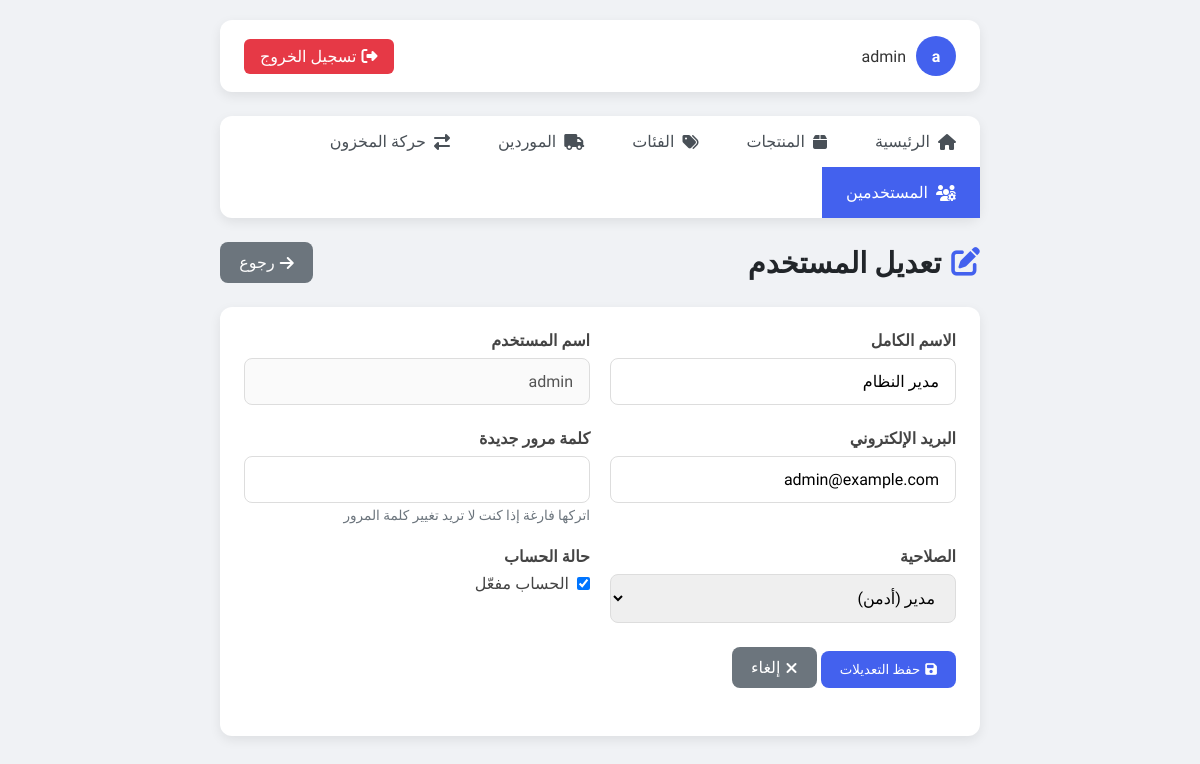
Page /edit_user.php?id=1 (signed in) on the committed database.
### tables this page shows
CREATE TABLE IF NOT EXISTS users (
    id INT AUTO_INCREMENT PRIMARY KEY,
    username VARCHAR(100) NOT NULL UNIQUE,
    password VARCHAR(255) NOT NULL,
    full_name VARCHAR(150) NOT NULL,
    email VARCHAR(150),
    role ENUM('admin', 'merchant') NOT NULL DEFAULT 'merchant',
    is_active TINYINT(1) NOT NULL DEFAULT 1,
    created_at TIMESTAMP DEFAULT CURRENT_TIMESTAMP,
    updated_at TIMESTAMP DEFAULT CURRENT_TIMESTAMP ON UPDATE CURRENT_TIMESTAMP
);

### edit_user.php (the view, shortened to what this page needs)
<?php
include "config.php";
$id = (int)$_GET['id'];
$sql = "SELECT * FROM users WHERE id = $id";
$result = mysqli_query($conn, $sql);
$user = mysqli_fetch_assoc($result);
?>
<!DOCTYPE html>
<html lang="ar" dir="rtl">
<head>
    <link rel="stylesheet" href="https://cdnjs.cloudflare.com/ajax/libs/font-awesome/6.4.0/css/all.min.css">
</head>
<body>
    <div class="container">
        <div class="topbar">
            <div class="user-info">
                <div class="avatar"><?php echo substr($_SESSION["username"], 0, 1); ?></div>
                <span><?php echo $_SESSION["username"]; ?></span>
            </div>
            <a href="logout.php" class="logout-btn"><i class="fas fa-sign-out-alt"></i> تسجيل الخروج</a>
        </div>
        <div class="nav">
            <a href="index.php"><i class="fas fa-home"></i> الرئيسية</a>
            <a href="products.php"><i class="fas fa-box"></i> المنتجات</a>
            <a href="categories.php"><i class="fas fa-tags"></i> الفئات</a>
            <a href="suppliers.php"><i class="fas fa-truck"></i> الموردين</a>
            <a href="stock_movements.php"><i class="fas fa-exchange-alt"></i> حركة المخزون</a>
            <a href="users.php" class="active"><i class="fas fa-users-cog"></i> المستخدمين</a>
        </div>
        <div class="page-header">
            <h1 class="page-title"><i class="fas fa-edit"></i> تعديل المستخدم</h1>
            <a href="users.php" class="btn" style="background: #6c757d; color: white;"><i class="fas fa-arrow-right"></i> رجوع</a>
        </div>
        <div class="form-container">
            <form action="edit_user.php?id=<?php echo $id; ?>" method="post">
                <div class="form-row">
                    <div class="form-col">
                        <div class="form-group">
                            <label for="full_name">الاسم الكامل</label>
                            <input type="text" class="form-control" id="full_name" name="full_name" value="<?php echo $user['full_name']; ?>" required>
                        </div>
                    </div>
                    <div class="form-col">
                        <div class="form-group">
                            <label>اسم المستخدم</label>
                            <input type="text" class="form-control" value="<?php echo $user['username']; ?>" disabled>
                        </div>
                    </div>
                </div>
                <div class="form-row">
                    <div class="form-col">
                        <div class="form-group">
                            <label for="email">البريد الإلكتروني</label>
                            <input type="email" class="form-control" id="email" name="email" value="<?php echo $user['email']; ?>">
                        </div>
                    </div>
                    <div class="form-col">
                        <div class="form-group">
                            <label for="password">كلمة مرور جديدة</label>
                            <input type="password" class="form-control" id="password" name="password">
                            <div class="hint">اتركها فارغة إذا كنت لا تريد تغيير كلمة المرور</div>
                        </div>
                    </div>
                </div>
                <div class="form-row">
                    <div class="form-col">
                        <div class="form-group">
                            <label for="role">الصلاحية</label>
                            <select class="form-control" id="role" name="role" required>
                                <option value="admin" <?php echo $user['role'] === 'admin' ? 'selected' : ''; ?>>مدير (أدمن)</option>
                            </select>
                        </div>
                    </div>
                    <div class="form-col">
                        <div class="form-group">
                            <label>حالة الحساب</label>
                            <div class="form-check">
                                <input type="checkbox" id="is_active" name="is_active" value="1" <?php echo $user['is_active'] ? 'checked' : ''; ?>>
                                <label for="is_active" style="margin: 0; font-weight: 400;">الحساب مفعّل</label>
                            </div>
                        </div>
                    </div>
                </div>
                <div class="form-group">
                    <button type="submit" class="btn btn-primary"><i class="fas fa-save"></i> حفظ التعديلات</button>
                    <a href="users.php" class="btn" style="background: #6c757d; color: white;"><i class="fas fa-times"></i> إلغاء</a>
                </div>
            </form>
        </div>
    </div>
</body>
</html>

### edit_user.php (style rules this page uses)
:root { --primary: #4361ee; --secondary: #3f37c9; --success: #4cc9f0; --info: #4895ef; --warning: #f72585; --danger: #e63946; --light: #f8f9fa; --dark: #212529; --background: #f0f2f5; --card-shadow: 0 4px 12px rgba(0, 0, 0, 0.08); }
* { margin: 0; padding: 0; box-sizing: border-box; font-family: 'Tajawal', sans-serif; }
body { background-color: var(--background); color: #333; min-height: 100vh; }
.container { max-width: 800px; margin: 0 auto; padding: 20px; }
.topbar { background-color: white; border-radius: 12px; padding: 1rem 1.5rem; margin-bottom: 1.5rem; display: flex; justify-content: space-between; align-items: center; box-shadow: var(--card-shadow); }
.user-info { display: flex; align-items: center; }
.user-info .avatar { width: 40px; height: 40px; background-color: var(--primary); border-radius: 50%; display: flex; align-items: center; justify-content: center; color: white; margin-left: 10px; font-weight: bold; }
.logout-btn { background-color: var(--danger); color: white; padding: 0.5rem 1rem; border-radius: 6px; text-decoration: none; display: flex; align-items: center; transition: all 0.3s; }
.logout-btn i { margin-left: 5px; }
.nav { display: flex; flex-wrap: wrap; background: white; border-radius: 12px; margin-bottom: 1.5rem; box-shadow: var(--card-shadow); }
.nav a { padding: 1rem 1.5rem; text-decoration: none; color: #495057; font-weight: 500; transition: all 0.3s; display: flex; align-items: center; }
.nav a:hover, .nav a.active { background-color: var(--primary); color: white; }
.nav a i { margin-left: 8px; }
.page-header { display: flex; justify-content: space-between; align-items: center; margin-bottom: 1.5rem; }
.page-title { font-size: 1.8rem; color: var(--dark); display: flex; align-items: center; }
.page-title i { margin-left: 10px; color: var(--primary); }
.btn { padding: 0.7rem 1.2rem; border-radius: 8px; text-decoration: none; display: inline-flex; align-items: center; transition: all 0.3s; font-weight: 500; border: none; cursor: pointer; }
.btn-primary { background-color: var(--primary); color: white; }
.btn i { margin-left: 5px; }
.form-container { background-color: white; border-radius: 12px; padding: 1.5rem; box-shadow: var(--card-shadow); margin-bottom: 1.5rem; }
.form-group { margin-bottom: 1.5rem; }
.form-group label { display: block; margin-bottom: 0.5rem; font-weight: 600; color: #444; }
.form-control { width: 100%; padding: 0.8rem 1rem; border: 1px solid #ddd; border-radius: 8px; font-size: 1rem; transition: all 0.3s; }
.form-row { display: flex; flex-wrap: wrap; margin-right: -10px; margin-left: -10px; }
.form-col { flex: 1 0 0%; padding: 0 10px; }
.form-check { display: flex; align-items: center; gap: 0.5rem; }
.hint { font-size: 0.85rem; color: #6c757d; margin-top: 0.3rem; }

### rows in the picture
users: full_name "مدير النظام", username "admin", email "admin@example.com", role "مدير (أدمن)", is_active "☑"

### other values in the picture
substr($_SESSION["username"], 0, 1) "a"
$_SESSION["username"] "admin"
